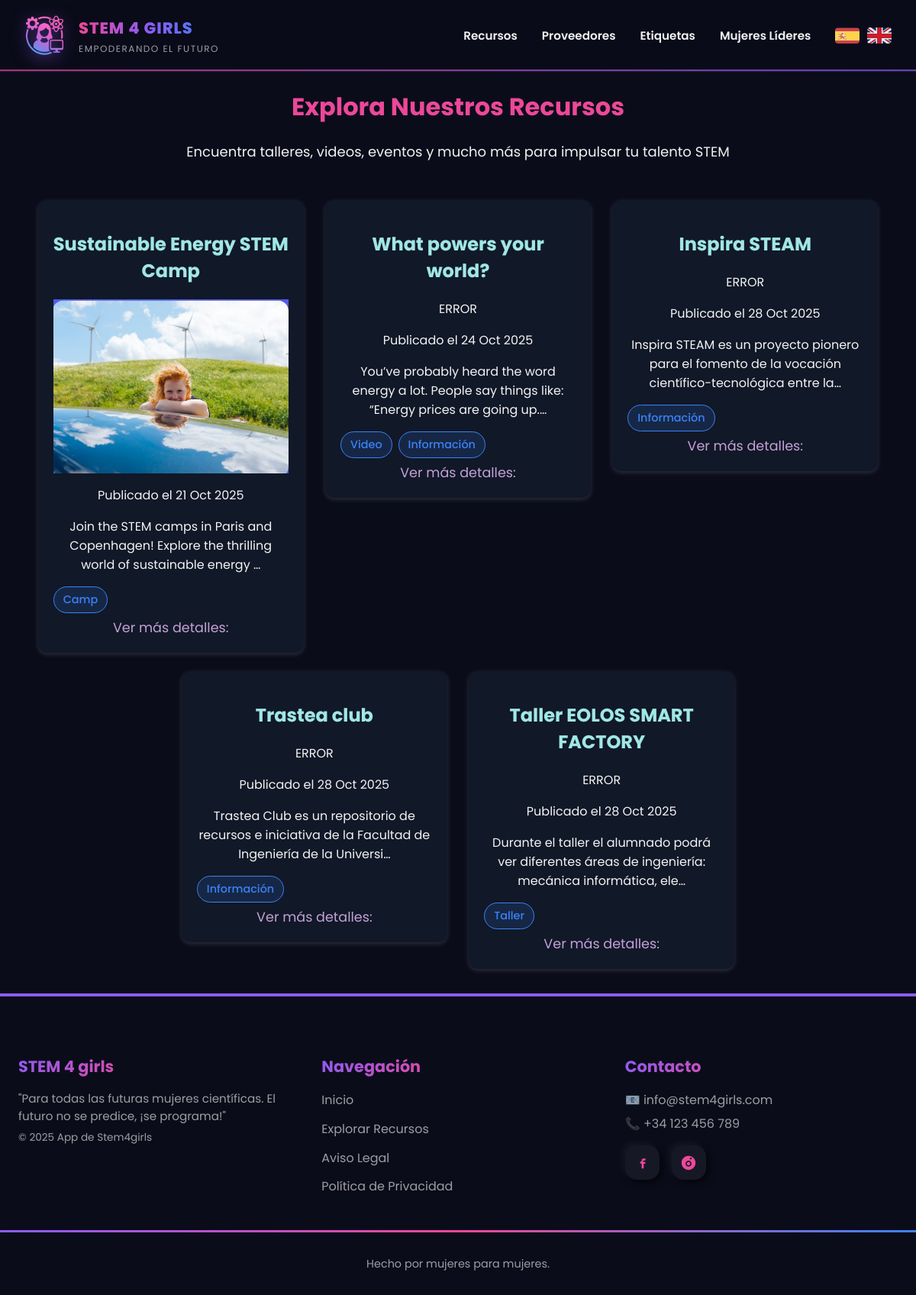
Screenshot of /appstem4girls/recursos/ with the database file from the repository.
### appstem4girls/models.py (models this page shows, shortened)
class Recurso(models.Model):
    titulo = models.CharField(max_length=200)
    descripcion = models.TextField()
    fecha_publicacion = models.DateField(auto_now_add=True)
    enlace = models.URLField(blank=True)
    proveedor = models.ForeignKey(Proveedor, on_delete=models.CASCADE, related_name='recursos')
    tags = models.ManyToManyField(Tag, related_name='recursos')
    imagen = models.ImageField(upload_to='images',blank=True,null=True,verbose_name='Image')

class Tag(models.Model):
    nombre = models.CharField(max_length=50)
    descripcion = models.TextField(blank=True)

### appstem4girls/views.py (the view)
# urls.py: path('recursos/', views.lista_recursos, name='lista_recursos'),
def lista_recursos(request):
    recursos = Recurso.objects.all()
    return render(request, 'lista_recursos.html', {'recursos': recursos})

### appstem4girls/templates/lista_recursos.html (shortened to what this page needs)
{% extends "base.html" %}
{% load static %}
{% load i18n %}
{% block extra_css %}
<link rel="stylesheet" href="{% static 'css/recursos.css' %}">
{% endblock %}
{% block contenido %}
<div class="l_recursos">
    <div class="info_L_recursos">
        <h1>{% trans "Explora Nuestros Recursos" %}</h1>
        <p>{% trans "Encuentra talleres, videos, eventos y mucho más para impulsar tu talento STEM" %}</p>
    </div>
  <div class="grid_recursos">
    {% if recursos %}
    {% for recurso in recursos %}
        <div class="recurso_card">
            <div>
                <h2>{{ recurso.titulo }}</h2>
                {% if recurso.imagen %}
                    <img src="{% static recurso.imagen.url %}" alt="{{ recurso.titulo|escape }}" class="recurso_img">
                {% else %}
                    <p>ERROR</p>
                {% endif %}
                <p> Publicado el {{ recurso.fecha_publicacion|date:"d M Y" }} </p>
                <p>{{ recurso.descripcion|truncatechars:100 }}</p>
                {% if recurso.tags.all %}
                    <div class="tags_recurso">
                        {% for tag in recurso.tags.all %}
                            <a href="{% url 'detalle_tag' tag.id %}" class="tag">
                                {{ tag.nombre }}
                            </a>
                        {% endfor %}
                    </div>
                {% endif %}
            </div>
            <div class= "enlace_recursos">
            <a href="{% url 'detalle_recurso' recurso.id %}">{% trans "Ver más detalles:" %}</a></div>
        </div>
    {% endfor %}
    {% else %}
        <p>ERROR</p>
    {% endif %}
    </div>
</div>
{% endblock %}

### appstem4girls/static/css/base.css (style rules this page uses)
:root { --primary: #8B5CF6; --secondary: #EC4899; --accent: #3B82F6; --text-light: rgba(255, 255, 255, 0.95); --text-muted: rgba(255, 255, 255, 0.6); --bg-dark: #0B0C1A; }
body { font-family: 'Poppins', Arial, sans-serif; background-color: var(--bg-dark); color: var(--text-light); margin: 0; padding: 0; min-height: 100vh; display: flex; flex-direction: column; }

### appstem4girls/static/css/recursos.css (style rules this page uses)
.l_recursos { background-color: var(--bg-dark);; }
.info_L_recursos { color:var(--text-light); text-align: center; }
.info_L_recursos h1 { color: var(--secondary); }
.info_L_recursos p { font-size: large; }
.grid_recursos { width: 100%; padding: 20px; box-sizing: border-box; text-align: center; }
.recurso_card { display: inline-block; vertical-align: top; width: 30%; min-width: 280px; min-height: 340px; background-color: #111827; border-radius: 12px; box-shadow: 0 2px 6px rgba(255, 255, 255, 0.15); overflow: hidden; padding: 20px; max-width: 350px; margin: 12px; box-sizing: border-box; transition: transform 0.3s ease, box-shadow 0.3s ease; }
.recurso_card h2 { color: #A0E7E5; -webkit-text-stroke: 0.2px #a0e7e5b1; -webkit-text-fill-color: #A0E7E5; }
.recurso_img { width: 100%; height: 100%; object-fit: cover; display: block; transition: transform .35s ease; }
.enlace_recursos a { text-decoration: none; font-size: 1.1rem; color: #C4A1D7; }
.tags_recurso { display: flex; flex-wrap: wrap; gap: 8px; margin-top: 6px; margin-bottom: 6px; }
.tag { padding: 6px 12px; border: 1px solid var(--accent); border-radius: 20px; background-color: rgba(59, 130, 246, 0.15); font-size: 0.9rem; font-weight: 500; text-decoration: none; color: var(--accent); }

### rows the page displays
Recurso: titulo "Sustainable Energy STEM Camp", imagen (picture), fecha_publicacion "21 Oct 2025", descripcion "Join the STEM camps in Paris and Copenhagen! Explore the thrilling world of sustainable energy …"
Tag: nombre "Camp"
Recurso: titulo "What powers your world?", shows "ERROR", fecha_publicacion "24 Oct 2025", descripcion "You’ve probably heard the word energy a lot. People say things like: “Energy prices are going up.…"
Tag: nombre "Video"
Tag: nombre "Información"
Recurso: titulo "Inspira STEAM", shows "ERROR", fecha_publicacion "28 Oct 2025", descripcion "Inspira STEAM es un proyecto pionero para el fomento de la vocación científico-tecnológica entre la…"
Recurso: titulo "Trastea club", shows "ERROR", fecha_publicacion "28 Oct 2025", descripcion "Trastea Club es un repositorio de recursos e iniciativa de la Facultad de Ingeniería de la Universi…"
Recurso: titulo "Taller EOLOS SMART FACTORY", imagen "ERROR", fecha_publicacion "28 Oct 2025", descripcion "Durante el taller el alumnado podrá ver diferentes áreas de ingeniería: mecánica informática, ele…"
Tag: nombre "Taller"
